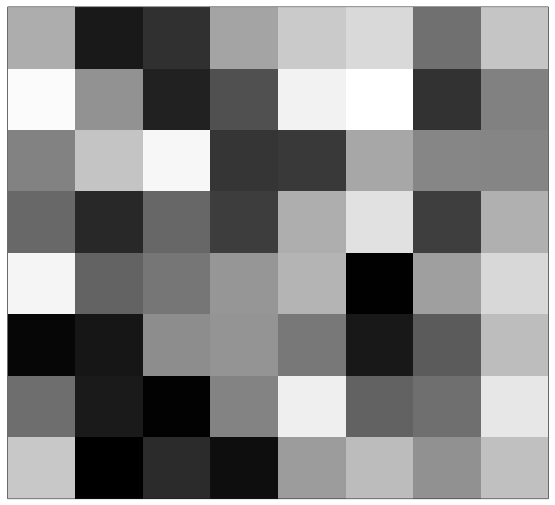
%> input picture P4/G1.jpg, 555 x 505 px
$ octave P4p2.m   (GNU Octave 9; MATLAB toolbox functions it lacks are replaced by stand-ins)
%> lines starting %> are read from the running program, lines starting %| are printed output that depends on the picture
% 1. Apply Otsu threshold method to 3 (three) different  B/W  images using (a) textbook algorithm;
% and (b) recursion equations. Display outputs and compare timing for both methods.
% 2. Expand on Otsu’ binarization method to 3 (three) different B/W images consisting of several non-overlapping
% objects of almost constant but different gray-level.

% Report includes (a) flow-chart of (input-output) stepwise methods used;(b1) histograms for input B/W images;
% (b2) input-output displays; (c) timing; and (d) MATLAB code.

%Otsurec written by: Alceu Costa:
%http://www.mathworks.com/matlabcentral/fileexchange/43410-em-mpm-image-segmentation-algorithm/content/otsurec.m
%image reference 1st: http://bobbycorpus.files.wordpress.com/2012/01/sample_gray_levels.png
%image reference 2nd: http://bobbycorpus.files.wordpress.com/2012/01/levels_of_gray.png
%image reference 3rd: http://scien.stanford.edu/pages/labsite/2000/psych221/projects/00/trek/CameraGamma.html

M1 = imread('G1.JPG');
%> M1 is the input picture: size 505x555x3 uint8; min 0, max 255, mean 133.4
M2 = imread('G2.JPG');
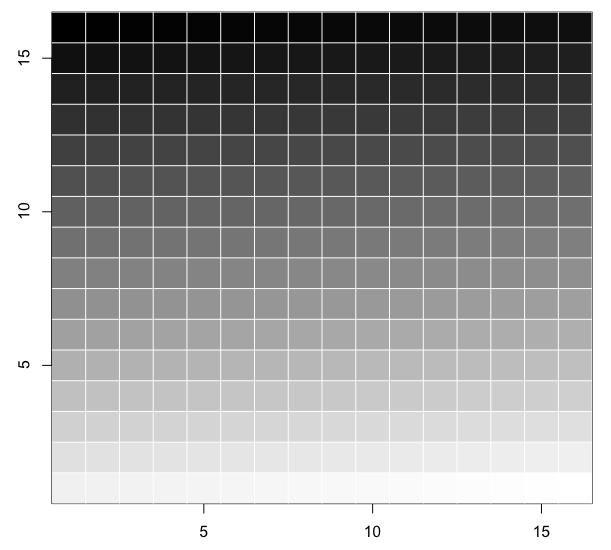
%> input picture P4/G2.JPG, 611 x 550 px
%> M2 is the input picture: size 550x611x3 uint8; min 0, max 255, mean 159.1
M3 = imread('G3.JPG');
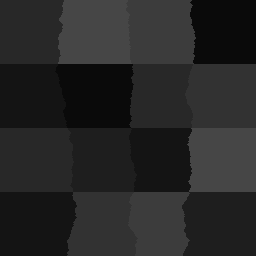
%> input picture P4/G3.JPG, 256 x 256 px
%> M3 is the input picture: size 256x256 uint8; min 10, max 70, mean 38.6
M1 = rgb2gray(M1);
%> M1: size 505x555 uint8
M2 = rgb2gray(M2);
%> M2: size 550x611 uint8
tic;
M1l = graythresh(M1);
%> M1l = 0.492
M2l = graythresh(M2);
%> M2l = 0.58
M3l = graythresh(M3);
%> M3l = 0.135
otsutime = toc
tic
%> (the run ends here)
